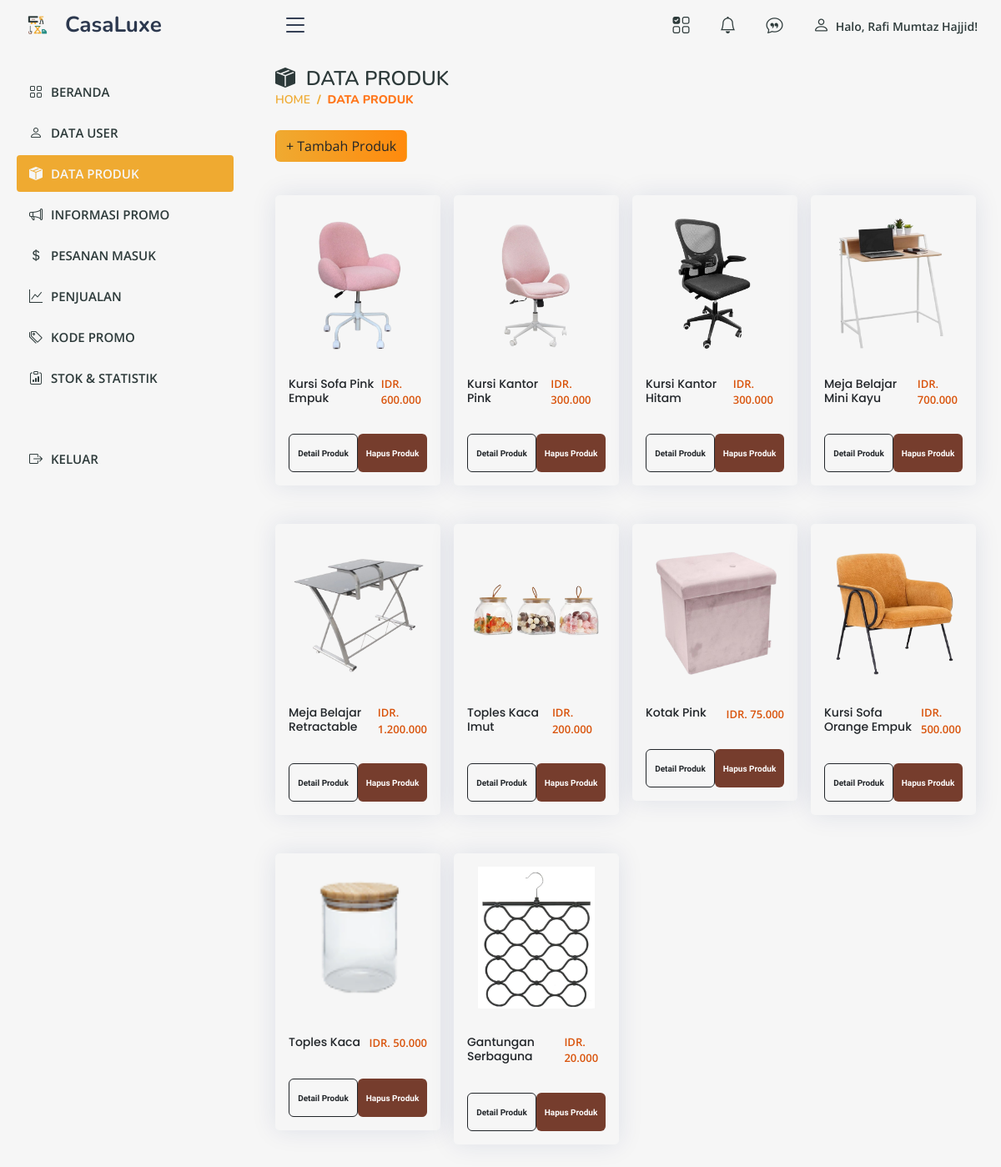
The app's page /admin/produk.php (signed in) with its own data.
### tables this page shows
CREATE TABLE `produk` (
  `id_produk` int(11) NOT NULL,
  `nama_produk` varchar(255) NOT NULL,
  `deskripsi` text NOT NULL,
  `harga` decimal(10,2) NOT NULL,
  `stok` int(11) NOT NULL,
  `id_kategori` int(11) NOT NULL,
  `created_at` datetime NOT NULL,
  `updated_at` datetime NOT NULL,
  `gambar` varchar(255) NOT NULL
);

### admin/produk.php (the view, shortened to what this page needs)
<?php
include('../db.php');
$sql = "SELECT p.*, k.nama_kategori, k.id_kategori FROM produk p JOIN kategori k ON p.id_kategori = k.id_kategori";
$result = mysqli_query($kon, $sql);
$products = [];
while ($row = mysqli_fetch_assoc($result)) {
    $products[] = [
        'id' => $row['id_produk'],
        'name' => $row['nama_produk'],
        'category' => $row['nama_kategori'],
        'category_id' => $row['id_kategori'],
        'price' => $row['harga'],
        'stock' => $row['stok'],
        'image' => $row['gambar'],
        'description' => $row['deskripsi']
    ];
}
$filteredProducts = $products;
?>
<!DOCTYPE html>
<html lang="id">
<head>
    <link href="https://cdn.jsdelivr.net/npm/bootstrap@5.3.0/dist/css/bootstrap.min.css" rel="stylesheet">
    <link href="https://cdnjs.cloudflare.com/ajax/libs/font-awesome/6.4.0/css/all.min.css" rel="stylesheet">
    <?php include 'aset.php'; ?>
</head>
<body>
    <div class="wrapper">
        <?php require "atas.php"; ?>
        <?php require "menu.php"; ?>
    </div>
    <main id="main" class="main">
        <div class="pagetitle d-flex align-items-center justify-content-start gap-3">
            <div>
                <h1><i class="bi bi-box-seam-fill"></i>&nbsp; DATA PRODUK</h1>
                <nav>
                    <ol class="breadcrumb">
                        <li class="breadcrumb-item"><a href="index.php">HOME</a></li>
                        <li class="breadcrumb-item active">DATA PRODUK</li>
                    </ol>
                </nav>
            </div>
        </div>
        <a href="tambah_produk.php" class="btn btn-sukses">+ Tambah Produk</a>
        <div class="row mt-4 g-3">
            <?php if (count($filteredProducts) > 0): ?>
                <?php foreach ($filteredProducts as $product): ?>
                    <div class="col-md-3">
                        <div class="card">
                            <img src="../uploads/<?= htmlspecialchars($product['image']); ?>" class="card-img-top" alt="Gambar Produk">
                            <div class="product-info">
                                <h5 class="card-title text-dark"><?= htmlspecialchars($product['name']); ?></h5>
                                <p class="harga-text">IDR. <?= number_format($product['price'], 0, ',', '.'); ?></p>
                            </div>
                            <div class="card-buttons">
                                <a href="detail_produk.php?product_id=<?= urlencode($product['id']); ?>" class="btn btn-outline-dark"></a>
                                <button type="button" onclick="confirmDelete(<?= htmlspecialchars($product['id']); ?>)" class="btn btn-hapus"></button>
                            </div>
                        </div>
                    </div>
                <?php endforeach; ?>
            <?php endif; ?>
        </div>
    </main>
</body>
</html>

### assets/css/style.css (style rules this page uses)
:root { scroll-behavior: smooth; }
body { font-family: "Open Sans", sans-serif; background: #f6f6f6; color: #2D3A3A; }
a { color: #2D3A3A; text-decoration: none; }
h1, h2, h3, h4, h5, h6 { font-family: "Nunito", sans-serif; }
#main { margin-top: 60px; padding: 20px 30px; transition: all 0.3s; }
.pagetitle { margin-bottom: 10px; }
.pagetitle h1 { font-size: 24px; margin-bottom: 0; font-weight: 600; color: #2D3A3A; }
.card { margin-bottom: 30px; border: none; border-radius: 5px; box-shadow: 0px 0 30px rgba(1, 41, 112, 0.1); background-color: #f6f6f6; }
.card-title { padding: 20px 0 15px 0; font-size: 14px; font-weight: 500; color: #EFAA31; font-family: "Poppins", sans-serif; }
.breadcrumb { font-size: 14px; font-family: "Nunito", sans-serif; color: #EFAA31; font-weight: 600; }
.breadcrumb a { color: #EFAA31; transition: 0.3s; }
.breadcrumb .breadcrumb-item::before { color: #EFAA31; }
.breadcrumb .active { color: #ff771d; font-weight: 800; }
@media (min-width: 1200px) { #main, #footer { margin-left: 300px; } }

### admin/produk.php (style rules this page uses)
body { background-color: #FAF8F4; font-family: 'Poppins', sans-serif; }
.btn-sukses { background: linear-gradient(to right, #EFAA31, #FF8A0D); border: none; font-weight: 600; color: #fff; border-radius: 10px; padding: 10px 20px; }
.card { border: none; border-radius: 16px; box-shadow: 0 4px 8px rgba(0,0,0,0.05); transition: all 0.3s ease-in-out; padding: 16px; }
.card-title { font-size: 14px; font-weight: 500; margin-bottom: 0; }
.harga-text { color: #D9530B; font-weight: 600; font-size: 13px; margin-bottom: 0; }
.btn-outline-dark { border-radius: 8px; padding: 0; font-size: 10px !important; font-weight: bold !important; width: 100px; height: 46px; position: relative; display: inline-block; text-decoration: none; font-family: 'Andika', sans-serif !important; border: 1px solid #000; color: #000; background: transparent; }
.btn-outline-dark::before { content: "Detail Produk"; position: absolute; top: 50%; left: 50%; transform: translate(-50%, -50%); white-space: nowrap; font-size: 10px !important; font-weight: bold !important; font-family: 'Andika', sans-serif !important; }
.btn-hapus { background-color: #763D2D !important; color: #fff !important; border-radius: 8px; padding: 0; font-size: 10px !important; font-weight: bold !important; border: none; width: 100px; height: 46px; position: relative; display: inline-block; font-family: 'Andika', sans-serif !important; }
.btn-hapus::before { content: "Hapus Produk"; position: absolute; top: 50%; left: 50%; transform: translate(-50%, -50%); white-space: nowrap; font-size: 10px !important; font-weight: bold !important; font-family: 'Andika', sans-serif !important; color: #fff; }
.card-img-top { border-radius: 16px; object-fit: contain; width: 100%; height: 170px; margin-bottom: 12px; }
.card-buttons { display: flex; justify-content: space-between; align-items: center; margin-top: 8px; }
.product-info { display: flex; justify-content: space-between; align-items: center; margin-bottom: 0.25rem; }

### records on screen
produk: gambar (picture), nama_produk "Kursi Sofa Pink Empuk", harga "600.000"
produk: gambar (picture), nama_produk "Kursi Kantor Pink", harga "300.000"
produk: gambar (picture), nama_produk "Kursi Kantor Hitam", harga "300.000"
produk: gambar (picture), nama_produk "Meja Belajar Mini Kayu", harga "700.000"
produk: gambar (picture), nama_produk "Meja Belajar Retractable", harga "1.200.000"
produk: gambar (picture), nama_produk "Toples Kaca Imut", harga "200.000"
produk: gambar (picture), nama_produk "Kotak Pink", harga "75.000"
produk: gambar (picture), nama_produk "Kursi Sofa Orange Empuk", harga "500.000"
produk: gambar (picture), nama_produk "Toples Kaca", harga "50.000"
produk: gambar (picture), nama_produk "Gantungan Serbaguna", harga "20.000"

### other values on screen
$_SESSION["admin"] "Rafi Mumtaz Hajjid"
